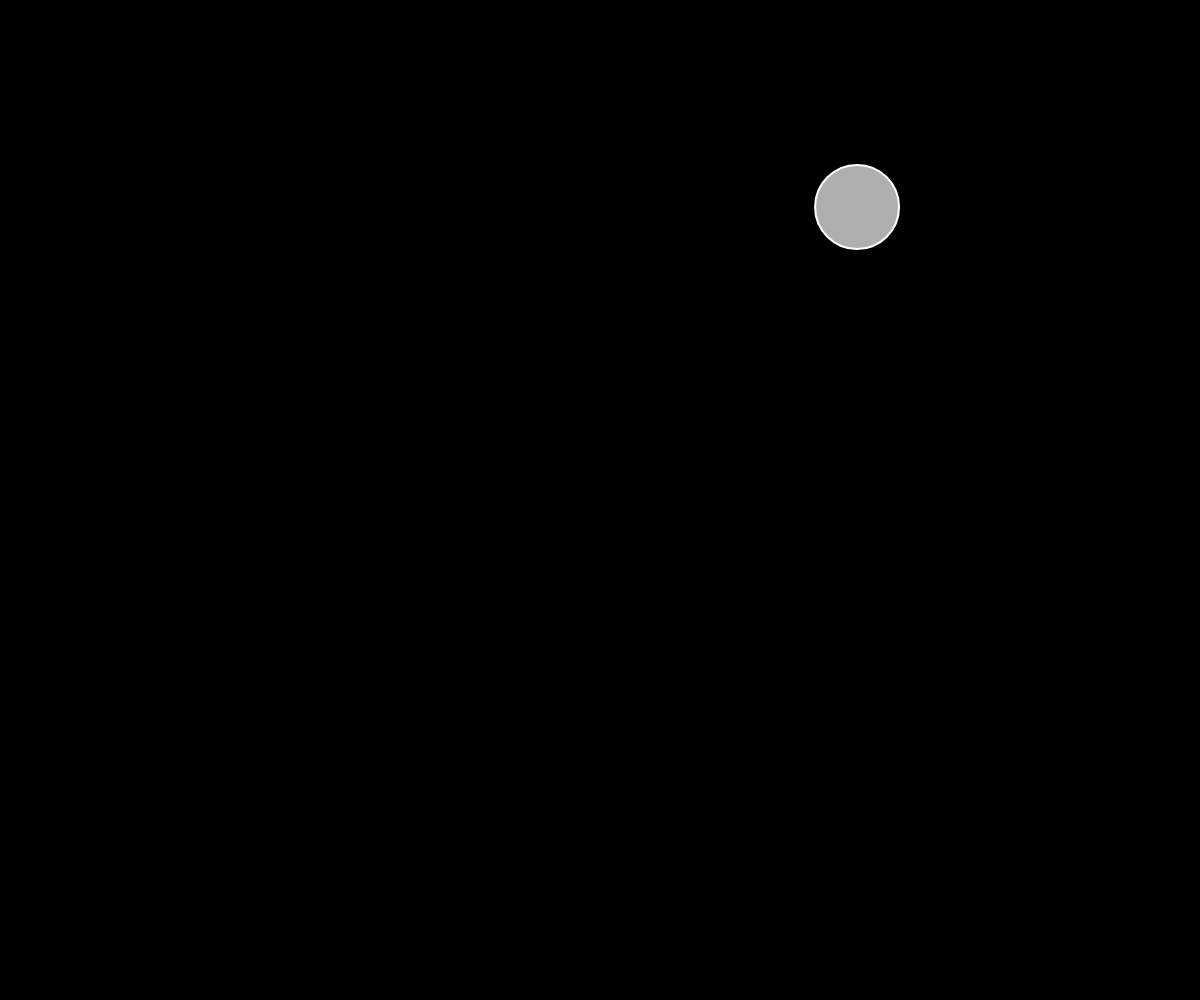
Frame 1 (no input)
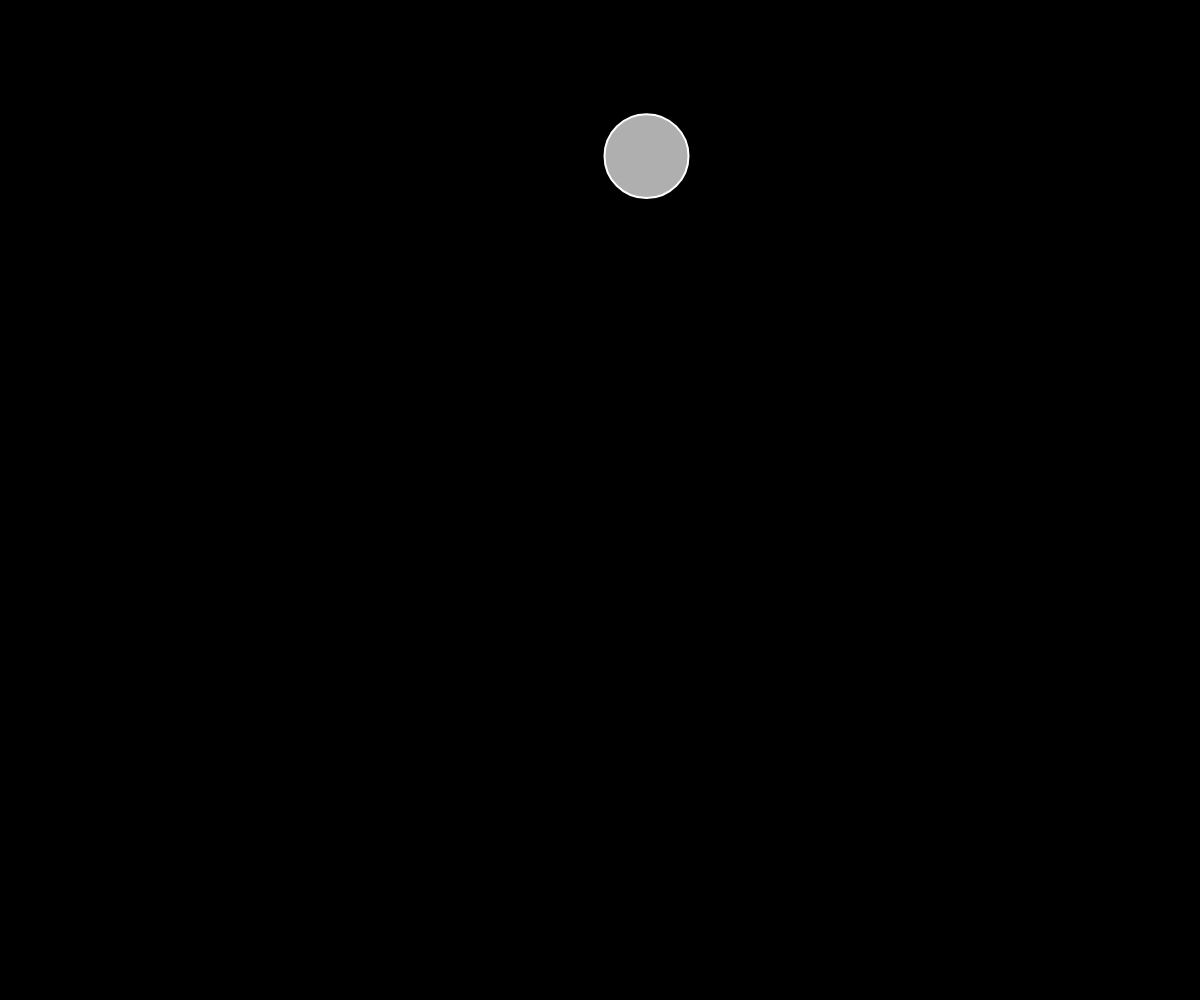
Frame 60 (no input)
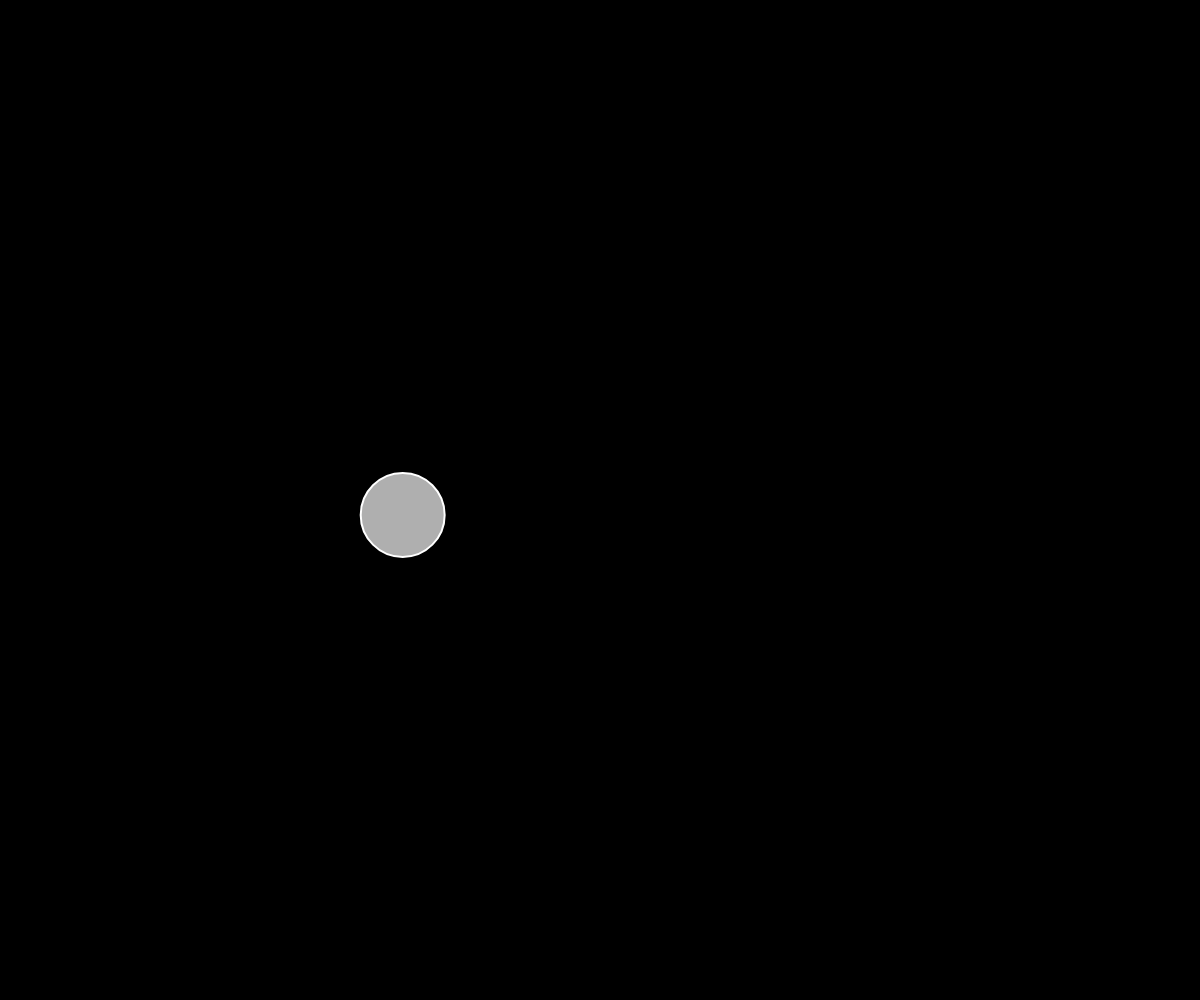
Frame 120 (the mouse pressed at the canvas centre since frame 60)

The p5.js sketch that drew these frames (run headless with seeded random() and noise() and a simulated clock; from frame 60 on, the mouse is pressed at the canvas centre):

// p5.js sketch
// ── sketch.js
let mover;

function setup() {
  createCanvas(windowWidth, windowHeight);
  mover = new Mover();
}

function draw() {
  background(0);
  mover.update();
  mover.checkBorders();
  mover.show();
  
}
// ── mover.js
class Mover {
  constructor() {
    this.position = createVector(random(width), random(height));
    this.velocity = createVector();
    this.acceleration = createVector();
    this.maxSpeed = 10;
    
    this.r = random(48, 96);
  }

  update() {
    let mouse = createVector(mouseX, mouseY);
    // Le vecteur vers la souris = (mouse.x - pos.x, mouse.y - pos.y)
    let dir = p5.Vector.sub(mouse, this.position);
    // Distance entre this et mouse pour acceleration qui change
    let d = dist(this.position.x, this.position.y, mouse.x, mouse.y);
    // equivalent a dir.setMag(0.2);
    dir.normalize();
    dir.div(d * 0.01);

    this.acceleration = dir;
    
    this.velocity.add(this.acceleration);
    this.velocity.limit(this.maxSpeed);
    this.position.add(this.velocity); // Update la position de l'objet
  }

  show() {
    stroke(255);
    strokeWeight(2);
    fill(175);

    circle(this.position.x, this.position.y, this.r);
  }

  checkBorders() {
    if (this.position.x > width) {
      this.position.x = 0;
    } else if (this.position.x < 0) {
      this.position.x = width;
    }

    if (this.position.y > height) {
      this.position.y = 0;
    } else if (this.position.y < 0) {
      this.position.y = height;
    }
  }
}
